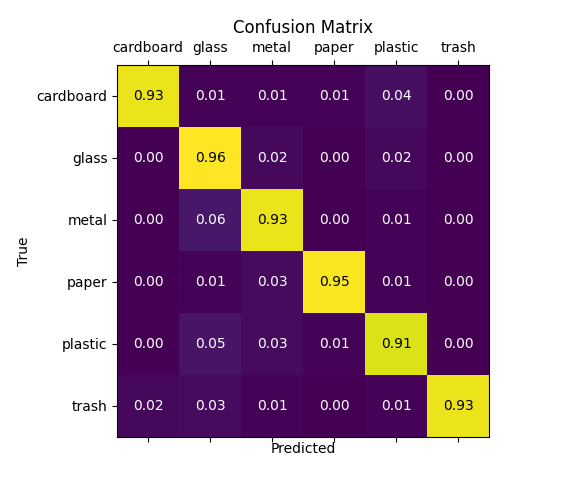

Source code (Python):
import matplotlib.pyplot as plt
import numpy as np

c_matrix = np.array([
    [0.93,0.01,0.01,0.01,0.04,0.00],
    [0.00,0.96,0.02,0.00,0.02,0.00],
    [0.00,0.06,0.93,0.00,0.01,0.00],
    [0.00,0.01,0.03,0.95,0.01,0.00],
    [0.00,0.05,0.03,0.01,0.91,0.00],
    [0.02,0.03,0.01,0.00,0.01,0.93],
])
classes = ["cardboard","glass","metal","paper","plastic","trash"]

plt.matshow(c_matrix)
for (i, j), z in np.ndenumerate(c_matrix):
    if (z > 0.5):
        plt.text(j, i, '{:0.2f}'.format(z), ha='center', va='center', c='black')
    else:
        plt.text(j, i, '{:0.2f}'.format(z), ha='center', va='center', c='white')
plt.xticks(range(6),classes)
plt.yticks(range(6),classes)
plt.xlabel('Predicted')
plt.ylabel('True')
plt.title('Confusion Matrix')
plt.show()
